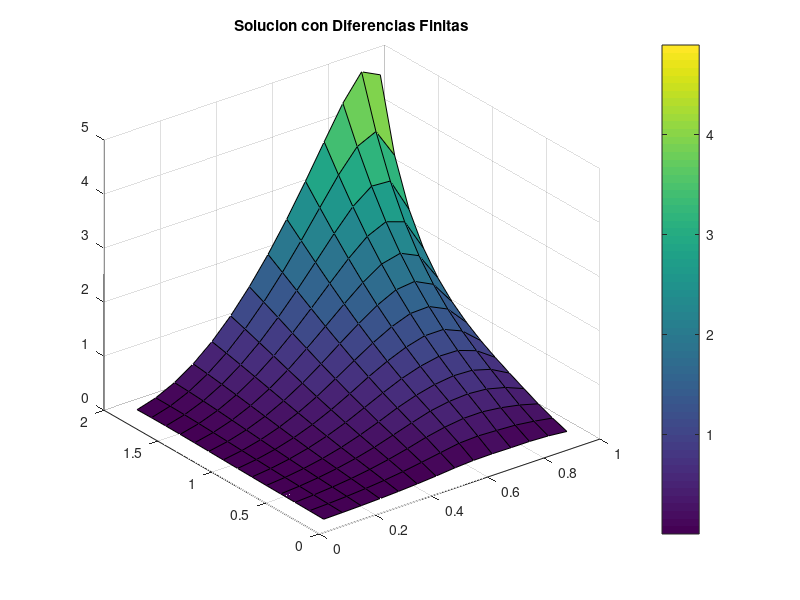

Here is the MATLAB script that generated this plot:
%CODIGO GABRIELA CORTES MEJIA Y JUAN CAMILO RODRIGUEZ
clear all;
clc;

%Parametros iniciales
a=0;
b=1;
c=0;
d=2;
n=15;
m=15;

%Funcion
f=@(x,y) 2*x;

%Condiciones de frontera
uy_05=@(y) 2*y^2;

ux_05=@(x) x;

u0y=@(y) 0;
u0x=@(x) 0;

%Solucion Analitica
analitic = @(x,y) 0;
A_error = 0;
vector_sol_analitic = zeros((m-1)*(n-1),1);

h=(b-a)/n;
k=(d-c)/m;

vec_x = a+h:h:b-h;
vec_y = c+k:k:d-k;

w=zeros((m-1)*(n-1));
z=zeros((m-1)*(n-1),1);

lambda=h^2/k^2;
mu=2*(lambda+1);


for i=1:n-1
    for j=1:m-1
        xi= a+i*h;
        yj= c+j*k;
        values=i+(m-1-j)*(n-1);
        z(values)= z(values)+(-(h^2)*f(xi,yj));
        v_1= i+(m-1-j)*(n-1);
        w(values,v_1)=mu;

        if A_error == 1
            vector_sol_analitic(values) = analitic(xi,yj);
        end

        if i+1 ~= n
            v_2=(i+1)+(m-1-j)*(n-1);
            w(values,v_2)=-1;
        else
            z(values)=z(values)+uy_05(yj);
        end

        if i-1~=0
            v_3= i-1 +(m-1-j)*(n-1);
            w(values,v_3)= -1;
        else
            z(values)=z(values)+u0y(yj);
        end

        if j+1~=m
            v_4=i+(m-1-(j+1))*(n-1);
            w(values,v_4)=-lambda;
        else
            z(values)=z(values)+lambda*ux_05(xi);
        end

        if j-1~=0
            v_5 = i+(m-1-(j-1))*(n-1);
            w(values,v_5) = -lambda;
        else
            z(values) = z(values)+lambda*u0x(xi);
        end

    end
end

%Metodo del gradiente conjugado
sol = bicg(w,z);

vec_error = vector_sol_analitic - sol;

M_sol = zeros((m-1),(n-1));
M_error = zeros((m-1),(n-1));
for i=1:(m-1)
        for j=1:(n-1)
            val = i + (n-1-j)*(m-1);
            M_sol(i,j) = sol(val);
            M_error(i,j) = vec_error(val);
        end
end

[x,y] = meshgrid(vec_x,vec_y);

surf(x,y,M_sol)
colorbar
title("Solucion con Diferencias Finitas")
